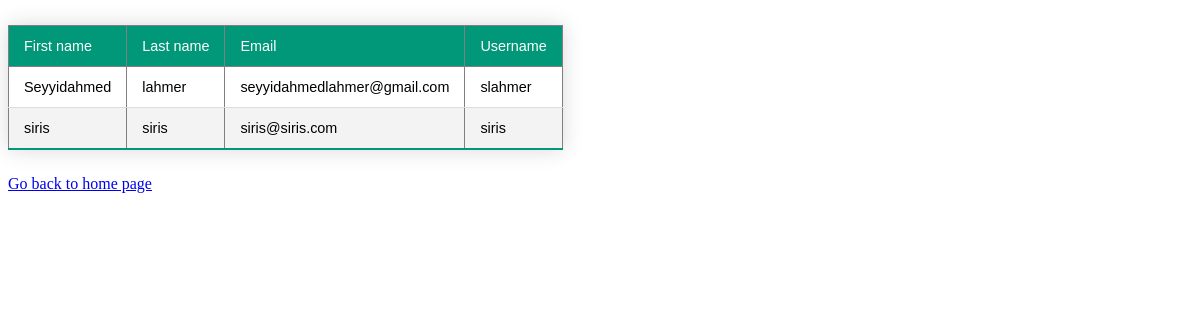
Screenshot of /list_users with the database file from the repository.
### tables this page shows
CREATE TABLE users (
			user_id INTEGER PRIMARY KEY,
			first_name TEXT NOT NULL,
			last_name TEXT NOT NULL,
			email TEXT NOT NULL UNIQUE,
			username TEXT NOT NULL UNIQUE,
			password TEXT NOT NULL
			);

### captive_portal.py (the view)
@app.route("/list_users", methods=["GET", "POST"])
def list_users():
  con = sqlite3.connect("database.db")
  con.row_factory = sqlite3.Row
  cur = con.cursor()
  cur.execute("select * from users")
  rows = cur.fetchall();
  return render_template("list_users.html",rows = rows)

### templates/list_users.html (shortened to what this page needs)
<!doctype html>
<html>
<head>
</head>
   <body>
      <table border = 1 class="styled-table">
         <thead>
            <td>First name</td>
            <td>Last name</td>
            <td>Email</td>
            <td>Username</td>
         </thead>
         {% for row in rows %}
            <tr>
               <td>{{row["first_name"]}}</td>
               <td>{{row["last_name"]}}</td>
               <td> {{ row["email"]}}</td>
               <td>{{row["username"]}}</td>
            </tr>
         {% endfor %}
      </table>
      <a href = "/">Go back to home page</a>
   </body>
</html>

### templates/list_users.html (style rules this page uses)
.styled-table { border-collapse: collapse; margin: 25px 0; font-size: 0.9em; font-family: sans-serif; min-width: 400px; box-shadow: 0 0 20px rgba(0, 0, 0, 0.15); }
.styled-table th, .styled-table td { padding: 12px 15px; }
.styled-table tbody tr { border-bottom: 1px solid #dddddd; }
.styled-table tbody tr:nth-of-type(even) { background-color: #f3f3f3; }
.styled-table tbody tr:last-of-type { border-bottom: 2px solid #009879; }

### rows the page displays
users: first_name "Seyyidahmed", last_name "lahmer", email "seyyidahmedlahmer@gmail.com", username "slahmer"
users: first_name "siris", last_name "siris", email "siris@siris.com", username "siris"
